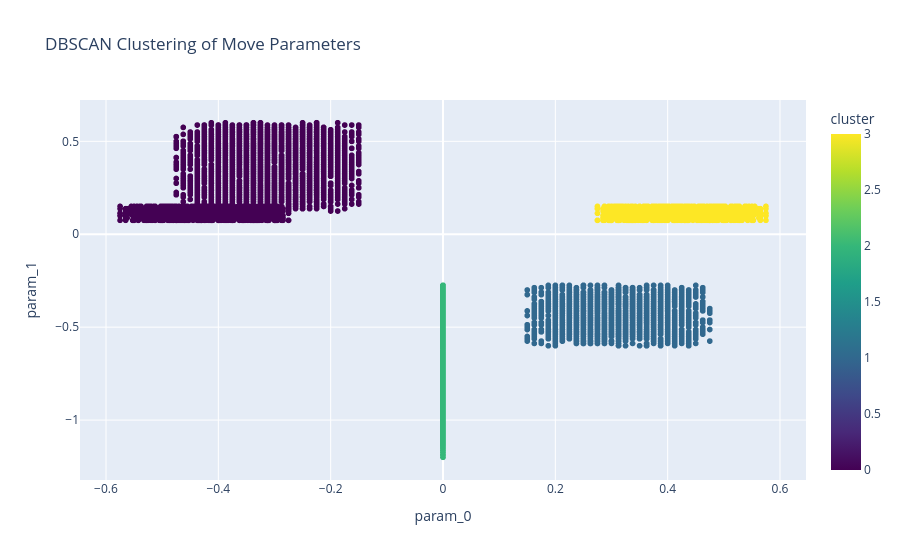

Write notebook code for a chart like this one.
### Code cell
# Extract float parameters
move_params = structures["Move"]
float_data = [
    [p for p in tup if isinstance(p, (float, int))]
    for tup in move_params
]
float_data = [row for row in float_data if len(row) > 0]
df = pd.DataFrame(float_data)
df.columns = [f"param_{i}" for i in range(df.shape[1])]

# Standardize
X_scaled = StandardScaler().fit_transform(df)

# DBSCAN clustering
dbscan = DBSCAN(eps=0.2, min_samples=10)
labels = dbscan.fit_predict(X_scaled)
df["cluster"] = labels

# Display results
n_clusters = len(set(labels)) - (1 if -1 in labels else 0)
display(Markdown(f"### Move – {len(df)} instances – DBSCAN Clusters"))
display(Markdown(f"**Clusters found:** {n_clusters} (Noise = {sum(labels == -1)})"))

# Plot
fig = px.scatter(
    df, x="param_0", y="param_1" if "param_1" in df.columns else "param_0",
    color="cluster",
    title="DBSCAN Clustering of Move Parameters",
    hover_data=df.columns,
    color_continuous_scale="Viridis"
)
fig.show()

### Figure 1 — Plotly figure (JSON) as saved in the notebook; plotly's stock layout.template omitted (floating-point values rounded to 4 significant figures; data arrays with more than 128 entries replaced by an {"elided": "..."} marker saying what was removed)
{"data": [{"customdata": {"elided": "9000x1 int values"}, "hovertemplate": "param_0=%{x}<br>param_1=%{y}<br>cluster=%{marker.color}<extra></extra>", "legendgroup": "", "marker": {"color": {"elided": "9000 int values"}, "coloraxis": "coloraxis", "symbol": "circle"}, "mode": "markers", "name": "", "showlegend": false, "type": "scattergl", "x": {"elided": "9000 float values"}, "xaxis": "x", "y": {"elided": "9000 float values"}, "yaxis": "y"}], "layout": {"coloraxis": {"colorbar": {"title": {"text": "cluster"}}, "colorscale": [[0, "#440154"], [0.1111, "#482878"], [0.2222, "#3e4989"], [0.3333, "#31688e"], [0.4444, "#26828e"], [0.5556, "#1f9e89"], [0.6667, "#35b779"], [0.7778, "#6ece58"], [0.8889, "#b5de2b"], [1, "#fde725"]]}, "legend": {"tracegroupgap": 0}, "title": {"text": "DBSCAN Clustering of Move Parameters"}, "xaxis": {"anchor": "y", "domain": [0, 1], "title": {"text": "param_0"}}, "yaxis": {"anchor": "x", "domain": [0, 1], "title": {"text": "param_1"}}}}
